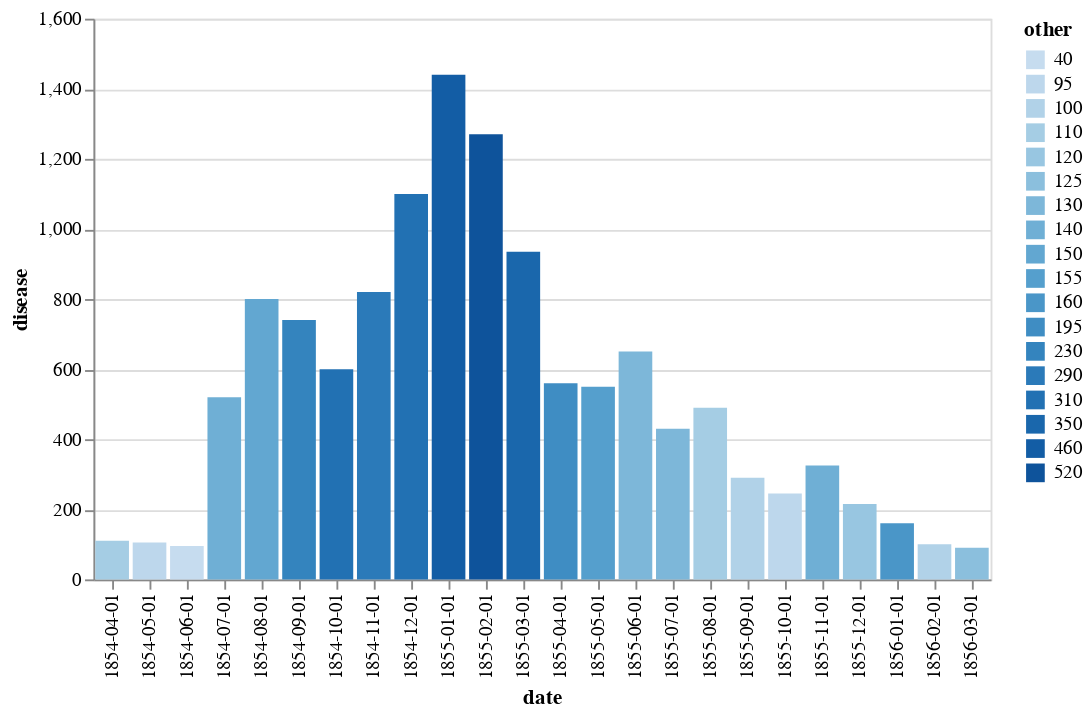

This figure's notebook cell:
### Markdown cell above
## crimea.json

This is a dataset containing monthly casualty counts from the Crimean war.

### Code cell
source = None
with open(f"../crimea.json", 'r') as f:
    data = json.load(f)
    source = pd.DataFrame(data)
    
alt.Chart(source).mark_bar().encode(
    x = "date:N",
    y = "disease",
    color = "other:O",
    tooltip=("disease", "other")
)

### Figure 1 — Vega-Lite specification as saved in the notebook (floating-point values rounded to 4 significant figures)
{"config": {"view": {"continuousWidth": 400, "continuousHeight": 300}}, "data": {"name": "data-706bd1db8fd7b92d0ae2bc27b8274c2e"}, "mark": "bar", "encoding": {"color": {"field": "other", "type": "ordinal"}, "tooltip": [{"field": "disease", "type": "quantitative"}, {"field": "other", "type": "quantitative"}], "x": {"field": "date", "type": "nominal"}, "y": {"field": "disease", "type": "quantitative"}}, "$schema": "https://vega.github.io/schema/vega-lite/v4.17.0.json", "datasets": {"data-706bd1db8fd7b92d0ae2bc27b8274c2e": [{"date": "1854-04-01", "wounds": 0, "other": 110, "disease": 110}, {"date": "1854-05-01", "wounds": 0, "other": 95, "disease": 105}, {"date": "1854-06-01", "wounds": 0, "other": 40, "disease": 95}, {"date": "1854-07-01", "wounds": 0, "other": 140, "disease": 520}, {"date": "1854-08-01", "wounds": 20, "other": 150, "disease": 800}, {"date": "1854-09-01", "wounds": 220, "other": 230, "disease": 740}, {"date": "1854-10-01", "wounds": 305, "other": 310, "disease": 600}, {"date": "1854-11-01", "wounds": 480, "other": 290, "disease": 820}, {"date": "1854-12-01", "wounds": 295, "other": 310, "disease": 1100}, {"date": "1855-01-01", "wounds": 230, "other": 460, "disease": 1440}, {"date": "1855-02-01", "wounds": 180, "other": 520, "disease": 1270}, {"date": "1855-03-01", "wounds": 155, "other": 350, "disease": 935}, {"date": "1855-04-01", "wounds": 195, "other": 195, "disease": 560}, {"date": "1855-05-01", "wounds": 180, "other": 155, "disease": 550}, {"date": "1855-06-01", "wounds": 330, "other": 130, "disease": 650}, {"date": "1855-07-01", "wounds": 260, "other": 130, "disease": 430}, {"date": "1855-08-01", "wounds": 290, "other": 110, "disease": 490}, {"date": "1855-09-01", "wounds": 355, "other": 100, "disease": 290}, {"date": "1855-10-01", "wounds": 135, "other": 95, "disease": 245}, {"date": "1855-11-01", "wounds": 100, "other": 140, "disease": 325}, {"date": "1855-12-01", "wounds": 40, "other": 120, "disease": 215}, {"date": "1856-01-01", "wounds": 0, "other": 160, "disease": 160}, {"date": "1856-02-01", "wounds": 0, "other": 100, "disease": 100}, {"date": "1856-03-01", "wounds": 0, "other": 125, "disease": 90}]}}
